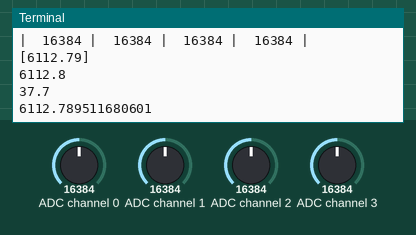
Recording of a program running on a simulated Raspberry Pi (BCM pin numbers). On the bench: the last lines printed to the terminal. The inputs (shaded band) are chosen by the test bench; at power-on: ADC channel 0 = 16384, ADC channel 1 = 16384, ADC channel 2 = 16384, ADC channel 3 = 16384 (analog values on the 0–32767 scale). No MQTT or app messages arrive unless stated; the clock reads 2024-03-15 10:24:30 at power-on unless the program sets it.

Above: at 1.3 s.
1.4 s: ADC channel 0 set to 9830
7.7 s: ADC channel 1 set to 9830
13.7 s: ADC channel 2 set to 9830
At 19.5 s:
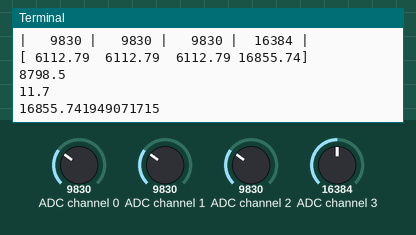
19.8 s: ADC channel 3 set to 9830
At 25.5 s:
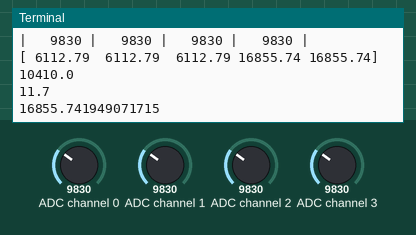
25.8 s: ADC channel 0 set to 983
At 31.7 s:
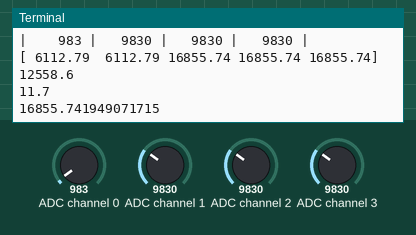
37.7 s: ADC channel 1 set to 983
At 43.7 s:
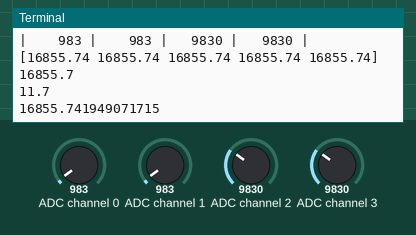
Timing chart, 0 to 44.9 s (numbered marks = the images above; inputs shaded):
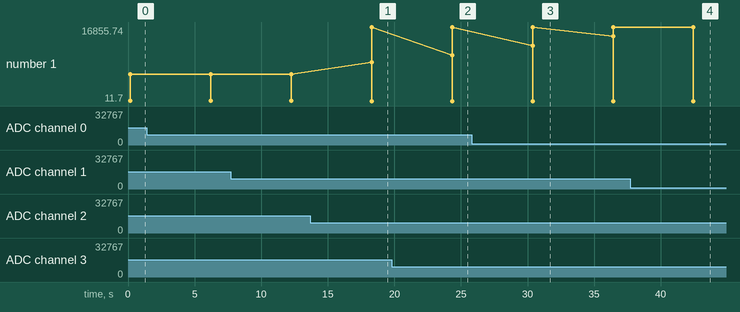

The program:

MQTT_Digitalpot_meter.py
```python
import os
import time
import sys
#import Adafruit_DHT as dht
import paho.mqtt.client as mqtt
import json
import Adafruit_ADS1x15
import math
import numpy as np

# Create an ADS1115 ADC (16-bit) instance.
adc = Adafruit_ADS1x15.ADS1115()

#GAIN = 1
GAIN = 1 # 1.2412

# Steinhart–Hart_coefficient
c1 = 1.009249522e-03
c2 = 2.378405444e-04
c3 = 2.019202697e-07


broker="broker.hivemq.com"
port = 1883
#broker="broker.mqttdashboard.com"
#port = 8000
#broker="127.0.0.1"

# Data capture and upload interval in seconds. Less interval will eventually hang the DHT22.
INTERVAL=5

sensor_data = {'temperature': 0, 'humidity': 0}

next_reading = time.time()

client = mqtt.Client()

# Set access token
#client.username_pw_set(ACCESS_TOKEN)

# Connect to ThingsBoard using default MQTT port and 60 seconds keepalive interval
client.connect(broker, port, 60)

client.loop_start()
readings = np.array([])

try:
    while True:

        # Read all the ADC channel values in a list.
        values = [0]*4

        for i in range(4):
            # Read the specified ADC channel using the previously set gain value.
            values[i] = adc.read_adc(i, gain=GAIN)
            #adc_raw_max = values[3]
            adc_raw_max = (2**16/2 -1)*3.3/4.096
            #convert = (adc_raw_max*4.096)/((2**16/2) - 1)
            #v3out =  (values[2]*4.096)/((2**16/2) - 1)
            # Thermistor
            if values[2] == 0:

               values[2] =  26376

            #Steinhart–Hart_equation
            T_ohm = 10000 * ((adc_raw_max /values[2]) - 1.0)
            # Avoid ln of number < 0, can change to previous values
            if T_ohm <= 0:

                T_ohm = 1

            LnT_ohm = math.log(T_ohm)
            T = (1.0 / (c1 + c2*LnT_ohm + c3*(LnT_ohm)**3));
            T = T - 273.15;

            #print(T_ohm)
            #math.log(T_ohm)
            # Note you can also pass in an optional data_rate parameter that controls
            # the ADC conversion time (in samples/second). Each chip has a different
            # set of allowed data rate values, see datasheet Table 9 config register
            # DR bit values.
            #values[i] = adc.read_adc(i, gain=GAIN, data_rate=128)
            # Each value will be a 12 or 16 bit signed integer value depending on the
            # ADC (ADS1015 = 12-bit, ADS1115 = 16-bit).
        # Print the ADC values.
        print('| {0:>6} | {1:>6} | {2:>6} | {3:>6} |'.format(*values))


        #reading = round(T,2)
        reading = round(T_ohm,2)
        max_samples = 5

        readings = np.append(readings, reading)
        print(readings)
        avg = np.mean(readings)

        if len(readings) == max_samples:
            readings = np.delete(readings, 0)

        print(round(avg,1))

        print(round(T,1))
        print(T_ohm)
        #humidity,temperature = dht.read_retry(dht.DHT22, 4)
        #humidity = round(humidity, 2)
        #temperature = round(temperature, 2)
        #print(u"Temperature: {:g}\u00b0C, Humidity: {:g}%".format(temperature, humidity))
        #sensor_data['temperature'] = round(T,1) #temperature
        sensor_data['temperature'] = round(T,2) #temperature
        sensor_data['humidity'] = 75 #humidity

        # Sending humidity and temperature data to ThingsBoard
        client.publish('FZ/Sensor', json.dumps(sensor_data), 1)
        client.publish('FZ/Raw_Sensor_values', json.dumps(round(avg,2)), 1)
        time.sleep(4)

        client.subscribe('FZ/Sensor')#subscribe
        time.sleep(2)
        print("subscribe ")


        next_reading += INTERVAL
        sleep_time = next_reading-time.time()
        if sleep_time > 0:
            time.sleep(sleep_time)
except KeyboardInterrupt:
    pass

client.loop_stop()
client.disconnect()
```

Measured:
- after the input at 13.7 s, the terminal: prints a new line after 4.6 s (image 1)
- after the input at 19.8 s, the terminal: prints a new line after 4.5 s (image 2)
- after the input at 25.8 s, the terminal: prints a new line after 4.6 s (image 3)
- after the input at 37.7 s, the terminal: prints a new line after 4.8 s (image 4)
- plotted number 1: 6112.79 → 16855.74 after the input at 13.7 s
